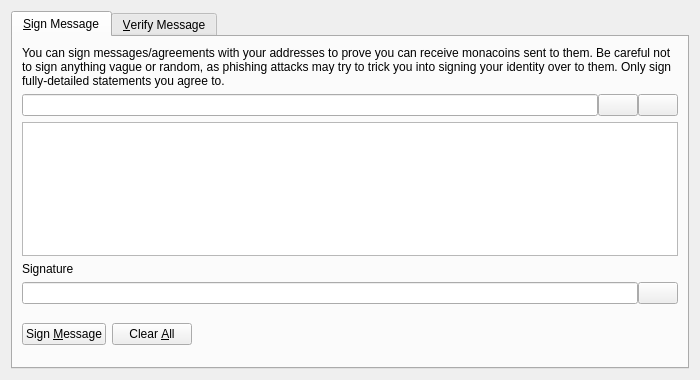
<?xml version="1.0" encoding="UTF-8"?>
<ui version="4.0">
 <class>SignVerifyMessageDialog</class>
 <widget class="QDialog" name="SignVerifyMessageDialog">
  <property name="geometry">
   <rect>
    <x>0</x>
    <y>0</y>
    <width>700</width>
    <height>380</height>
   </rect>
  </property>
  <property name="windowTitle">
   <string>Signatures - Sign / Verify a Message</string>
  </property>
  <property name="modal">
   <bool>true</bool>
  </property>
  <layout class="QVBoxLayout" name="verticalLayout">
   <item>
    <widget class="QTabWidget" name="tabWidget">
     <property name="currentIndex">
      <number>0</number>
     </property>
     <widget class="QWidget" name="tabSignMessage">
      <attribute name="title">
       <string>&amp;Sign Message</string>
      </attribute>
      <layout class="QVBoxLayout" name="verticalLayout_SM">
       <item>
        <widget class="QLabel" name="infoLabel_SM">
         <property name="text">
          <string>You can sign messages/agreements with your addresses to prove you can receive monacoins sent to them. Be careful not to sign anything vague or random, as phishing attacks may try to trick you into signing your identity over to them. Only sign fully-detailed statements you agree to.</string>
         </property>
         <property name="textFormat">
          <enum>Qt::PlainText</enum>
         </property>
         <property name="wordWrap">
          <bool>true</bool>
         </property>
        </widget>
       </item>
       <item>
        <layout class="QHBoxLayout" name="horizontalLayout_1_SM">
         <property name="spacing">
          <number>0</number>
         </property>
         <item>
          <widget class="QValidatedLineEdit" name="addressIn_SM">
           <property name="toolTip">
            <string>The Weycash address to sign the message with</string>
           </property>
          </widget>
         </item>
         <item>
          <widget class="QPushButton" name="addressBookButton_SM">
           <property name="toolTip">
            <string>Choose previously used address</string>
           </property>
           <property name="text">
            <string/>
           </property>
           <property name="icon">
            <iconset resource="../bitcoin.qrc">
             <normaloff>:/icons/address-book</normaloff>:/icons/address-book</iconset>
           </property>
           <property name="shortcut">
            <string>Alt+A</string>
           </property>
           <property name="autoDefault">
            <bool>false</bool>
           </property>
          </widget>
         </item>
         <item>
          <widget class="QPushButton" name="pasteButton_SM">
           <property name="toolTip">
            <string>Paste address from clipboard</string>
           </property>
           <property name="text">
            <string/>
           </property>
           <property name="icon">
            <iconset resource="../bitcoin.qrc">
             <normaloff>:/icons/editpaste</normaloff>:/icons/editpaste</iconset>
           </property>
           <property name="shortcut">
            <string>Alt+P</string>
           </property>
           <property name="autoDefault">
            <bool>false</bool>
           </property>
          </widget>
         </item>
        </layout>
       </item>
       <item>
        <widget class="QPlainTextEdit" name="messageIn_SM">
         <property name="toolTip">
          <string>Enter the message you want to sign here</string>
         </property>
        </widget>
       </item>
       <item>
        <widget class="QLabel" name="signatureLabel_SM">
         <property name="text">
          <string>Signature</string>
         </property>
         <property name="textFormat">
          <enum>Qt::PlainText</enum>
         </property>
        </widget>
       </item>
       <item>
        <layout class="QHBoxLayout" name="horizontalLayout_2_SM">
         <property name="spacing">
          <number>0</number>
         </property>
         <item>
          <widget class="QLineEdit" name="signatureOut_SM">
           <property name="font">
            <font>
             <italic>true</italic>
            </font>
           </property>
           <property name="readOnly">
            <bool>true</bool>
           </property>
          </widget>
         </item>
         <item>
          <widget class="QPushButton" name="copySignatureButton_SM">
           <property name="toolTip">
            <string>Copy the current signature to the system clipboard</string>
           </property>
           <property name="text">
            <string/>
           </property>
           <property name="icon">
            <iconset resource="../bitcoin.qrc">
             <normaloff>:/icons/editcopy</normaloff>:/icons/editcopy</iconset>
           </property>
           <property name="autoDefault">
            <bool>false</bool>
           </property>
          </widget>
         </item>
        </layout>
       </item>
       <item>
        <layout class="QHBoxLayout" name="horizontalLayout_3_SM">
         <item>
          <widget class="QPushButton" name="signMessageButton_SM">
           <property name="toolTip">
            <string>Sign the message to prove you own this Weycash address</string>
           </property>
           <property name="text">
            <string>Sign &amp;Message</string>
           </property>
           <property name="icon">
            <iconset resource="../bitcoin.qrc">
             <normaloff>:/icons/edit</normaloff>:/icons/edit</iconset>
           </property>
           <property name="autoDefault">
            <bool>false</bool>
           </property>
          </widget>
         </item>
         <item>
          <widget class="QPushButton" name="clearButton_SM">
           <property name="toolTip">
            <string>Reset all sign message fields</string>
           </property>
           <property name="text">
            <string>Clear &amp;All</string>
           </property>
           <property name="icon">
            <iconset resource="../bitcoin.qrc">
             <normaloff>:/icons/remove</normaloff>:/icons/remove</iconset>
           </property>
           <property name="autoDefault">
            <bool>false</bool>
           </property>
          </widget>
         </item>
         <item>
          <spacer name="horizontalSpacer_1_SM">
           <property name="orientation">
            <enum>Qt::Horizontal</enum>
           </property>
           <property name="sizeHint" stdset="0">
            <size>
             <width>40</width>
             <height>48</height>
            </size>
           </property>
          </spacer>
         </item>
         <item>
          <widget class="QLabel" name="statusLabel_SM">
           <property name="font">
            <font>
             <weight>75</weight>
             <bold>true</bold>
            </font>
           </property>
           <property name="text">
            <string/>
           </property>
           <property name="wordWrap">
            <bool>true</bool>
           </property>
          </widget>
         </item>
         <item>
          <spacer name="horizontalSpacer_2_SM">
           <property name="orientation">
            <enum>Qt::Horizontal</enum>
           </property>
           <property name="sizeHint" stdset="0">
            <size>
             <width>40</width>
             <height>48</height>
            </size>
           </property>
          </spacer>
         </item>
        </layout>
       </item>
      </layout>
     </widget>
     <widget class="QWidget" name="tabVerifyMessage">
      <attribute name="title">
       <string>&amp;Verify Message</string>
      </attribute>
      <layout class="QVBoxLayout" name="verticalLayout_VM">
       <item>
        <widget class="QLabel" name="infoLabel_VM">
         <property name="text">
          <string>Enter the receiver's address, message (ensure you copy line breaks, spaces, tabs, etc. exactly) and signature below to verify the message. Be careful not to read more into the signature than what is in the signed message itself, to avoid being tricked by a man-in-the-middle attack. Note that this only proves the signing party receives with the address, it cannot prove sendership of any transaction!</string>
         </property>
         <property name="textFormat">
          <enum>Qt::PlainText</enum>
         </property>
         <property name="alignment">
          <set>Qt::AlignLeading|Qt::AlignLeft|Qt::AlignTop</set>
         </property>
         <property name="wordWrap">
          <bool>true</bool>
         </property>
        </widget>
       </item>
       <item>
        <layout class="QHBoxLayout" name="horizontalLayout_1_VM">
         <property name="spacing">
          <number>0</number>
         </property>
         <item>
          <widget class="QValidatedLineEdit" name="addressIn_VM">
           <property name="toolTip">
            <string>The Weycash address the message was signed with</string>
           </property>
          </widget>
         </item>
         <item>
          <widget class="QPushButton" name="addressBookButton_VM">
           <property name="toolTip">
            <string>Choose previously used address</string>
           </property>
           <property name="text">
            <string/>
           </property>
           <property name="icon">
            <iconset resource="../bitcoin.qrc">
             <normaloff>:/icons/address-book</normaloff>:/icons/address-book</iconset>
           </property>
           <property name="shortcut">
            <string>Alt+A</string>
           </property>
           <property name="autoDefault">
            <bool>false</bool>
           </property>
          </widget>
         </item>
        </layout>
       </item>
       <item>
        <widget class="QPlainTextEdit" name="messageIn_VM"/>
       </item>
       <item>
        <widget class="QValidatedLineEdit" name="signatureIn_VM"/>
       </item>
       <item>
        <layout class="QHBoxLayout" name="horizontalLayout_2_VM">
         <item>
          <widget class="QPushButton" name="verifyMessageButton_VM">
           <property name="toolTip">
            <string>Verify the message to ensure it was signed with the specified Weycash address</string>
           </property>
           <property name="text">
            <string>Verify &amp;Message</string>
           </property>
           <property name="icon">
            <iconset resource="../bitcoin.qrc">
             <normaloff>:/icons/transaction_0</normaloff>:/icons/transaction_0</iconset>
           </property>
           <property name="autoDefault">
            <bool>false</bool>
           </property>
          </widget>
         </item>
         <item>
          <widget class="QPushButton" name="clearButton_VM">
           <property name="toolTip">
            <string>Reset all verify message fields</string>
           </property>
           <property name="text">
            <string>Clear &amp;All</string>
           </property>
           <property name="icon">
            <iconset resource="../bitcoin.qrc">
             <normaloff>:/icons/remove</normaloff>:/icons/remove</iconset>
           </property>
           <property name="autoDefault">
            <bool>false</bool>
           </property>
          </widget>
         </item>
         <item>
          <spacer name="horizontalSpacer_1_VM">
           <property name="orientation">
            <enum>Qt::Horizontal</enum>
           </property>
           <property name="sizeHint" stdset="0">
            <size>
             <width>40</width>
             <height>48</height>
            </size>
           </property>
          </spacer>
         </item>
         <item>
          <widget class="QLabel" name="statusLabel_VM">
           <property name="font">
            <font>
             <weight>75</weight>
             <bold>true</bold>
            </font>
           </property>
           <property name="text">
            <string/>
           </property>
           <property name="wordWrap">
            <bool>true</bool>
           </property>
          </widget>
         </item>
         <item>
          <spacer name="horizontalSpacer_2_VM">
           <property name="orientation">
            <enum>Qt::Horizontal</enum>
           </property>
           <property name="sizeHint" stdset="0">
            <size>
             <width>40</width>
             <height>48</height>
            </size>
           </property>
          </spacer>
         </item>
        </layout>
       </item>
      </layout>
     </widget>
    </widget>
   </item>
  </layout>
 </widget>
 <customwidgets>
  <customwidget>
   <class>QValidatedLineEdit</class>
   <extends>QLineEdit</extends>
   <header>qt/qvalidatedlineedit.h</header>
  </customwidget>
 </customwidgets>
 <resources>
  <include location="../bitcoin.qrc"/>
 </resources>
 <connections/>
</ui>
